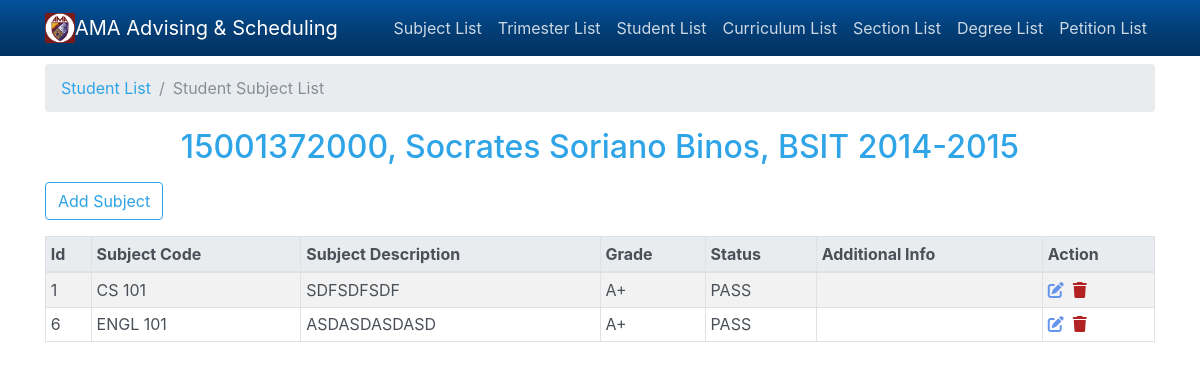
Screenshot of /index.php?view=student_subject&view_id=1 with the database file from the repository.
### tables this page shows
CREATE TABLE `student_list` (
  `id` int(11) NOT NULL,
  `usn` varchar(50) NOT NULL,
  `name` varchar(100) NOT NULL,
  `curriculum_id` int(11) NOT NULL
);

CREATE TABLE `degree_list` (
  `id` int(11) NOT NULL,
  `degree_name` varchar(50) NOT NULL,
  `degree_desc` varchar(50) NOT NULL
);

CREATE TABLE `curriculum_list` (
  `id` int(11) NOT NULL,
  `degree_id` int(11) DEFAULT NULL,
  `curriculum_year` varchar(20) NOT NULL
);

CREATE TABLE `student_subject_list` (
  `id` int(11) NOT NULL,
  `student_id` int(11) NOT NULL,
  `subject_id` int(11) NOT NULL,
  `grade` varchar(10) DEFAULT NULL,
  `status` varchar(20) DEFAULT NULL,
  `add_info` varchar(50) DEFAULT NULL
);

CREATE TABLE `subject_list` (
  `id` int(11) NOT NULL,
  `subject_code` varchar(50) NOT NULL,
  `subject_name` varchar(50) NOT NULL,
  `subject_desc` varchar(50) NOT NULL,
  `subject_status` tinyint(1) NOT NULL,
  `lec_unit` int(11) NOT NULL,
  `lab_unit` int(11) NOT NULL DEFAULT 0
);

### includes/db_config.php (called while the page is built, shortened)
<?php
$host = 'localhost';
$user = 'root';
$password = '';
$database = 'ama';
$connect = mysqli_connect($host, $user, $password, $database);
function query($sql) {
	global $connect;
	$result = mysqli_query($connect, $sql);
	return $result;
}

### pages/student_subject_list.php (the view, shortened to what this page needs)
<?php
if (isset($_GET['view_id'])) {
	$student_id = $_GET['view_id'];
	$select_student	= query("SELECT	sl.id
								, 	sl.usn
								, 	sl.name
								, 	cl.curriculum_year
								, 	dl.degree_name
							from 	student_list sl
							inner join curriculum_list cl
									on sl.curriculum_id = cl.id
							inner join degree_list dl
									on cl.degree_id = dl.id
							where 	sl.id = '$student_id'");
	$select_ssl = query("SELECT ss.id
							, 	sl.subject_code
							, 	sl.subject_desc
							, 	ss.grade
							, 	ss.status
							, 	ss.add_info
						from  student_subject_list ss
						inner join  curriculum_subject cs
									on ss.subject_id = cs.id
						inner join  subject_list sl
									on cs.subject_id = sl.id
						where 		ss.student_id = '$student_id'");
	if ($select_ssl) {
		$student_subject_list = array();
		while ($row = mysqli_fetch_assoc($select_ssl)) {
				$student_subject_list[] = $row;
		}
	}
}
?>
<ol class="breadcrumb">
  <li class="breadcrumb-item active"><a href="index.php?menu=student_list">Student List</a></li>
  <li class="breadcrumb-item active">Student Subject List</li>
</ol>
<?php
if (isset($select_student)):
	foreach ($select_student as $row):
			?>
			<h2 class="text-center"><?php echo $row['usn'] . ', ' . $row['name'] . ', ' . $row['degree_name'] . ' ' . $row['curriculum_year'] ?></h2>
			<?php
	endforeach;
endif;
?>
<div class="mt-3">
	<div class="form-group">
		<a class="btn btn-outline-primary" href="index.php?new=student_subject&student_id=<?php echo $student_id ?>">Add Subject</a>
	</div>
	<div class="table-responsive">
		<table class="table table-sm table-bordered table-bordered table-striped">
			<thead class="thead-light">
				<tr>
					<th>Id</th>
					<th>Subject Code</th>
					<th>Subject Description</th>
					<th>Grade</th>
					<th>Status</th>
					<th>Additional Info</th>
					<th>Action</th>
				</tr>
			</thead>
			<tbody>
				<?php
				if (isset($student_subject_list)):
					foreach ($student_subject_list as $row):
							?>
							<tr>
								<td><?php echo $row['id'] ?></td>
								<td><?php echo $row['subject_code'] ?></td>
								<td><?php echo $row['subject_desc'] ?></td>
								<td><?php echo $row['grade'] ?></td>
								<td><?php echo $row['status'] ?></td>
								<td><?php echo $row['add_info'] ?></td>
								<td>
									<a href="index.php?edit=student_subject&edit_id=<?php echo $row['id'] ?>" title="Edit"><i class="fas fa-edit"></i></a>&nbsp;
									<a href="index.php?delete=student_subject&delete_id=<?php echo $row['id'] ?>" title="Delete"><i class="fas fa-trash"></i></a>
								</td>
							</tr>
							<?php
					endforeach;
				endif;
				?>
			</tbody>
		</table>
	</div>
</div>

### css/mystyle.css (style rules this page uses)
.fa-edit { color: #6495ED; }
.fa-trash { color: #B22222; }

### rows the page displays
student_list: usn "15001372000", name "Socrates Soriano Binos", degree_list.degree_name "BSIT", curriculum.curriculum_year "2014-2015"
student_subject_list: id "1", subject_list.subject_code "CS 101", subject_list.subject_desc "SDFSDFSDF", grade "A+", status "PASS"
student_subject_list: id "6", subject_list.subject_code "ENGL 101", subject_list.subject_desc "ASDASDASDASD", grade "A+", status "PASS"
